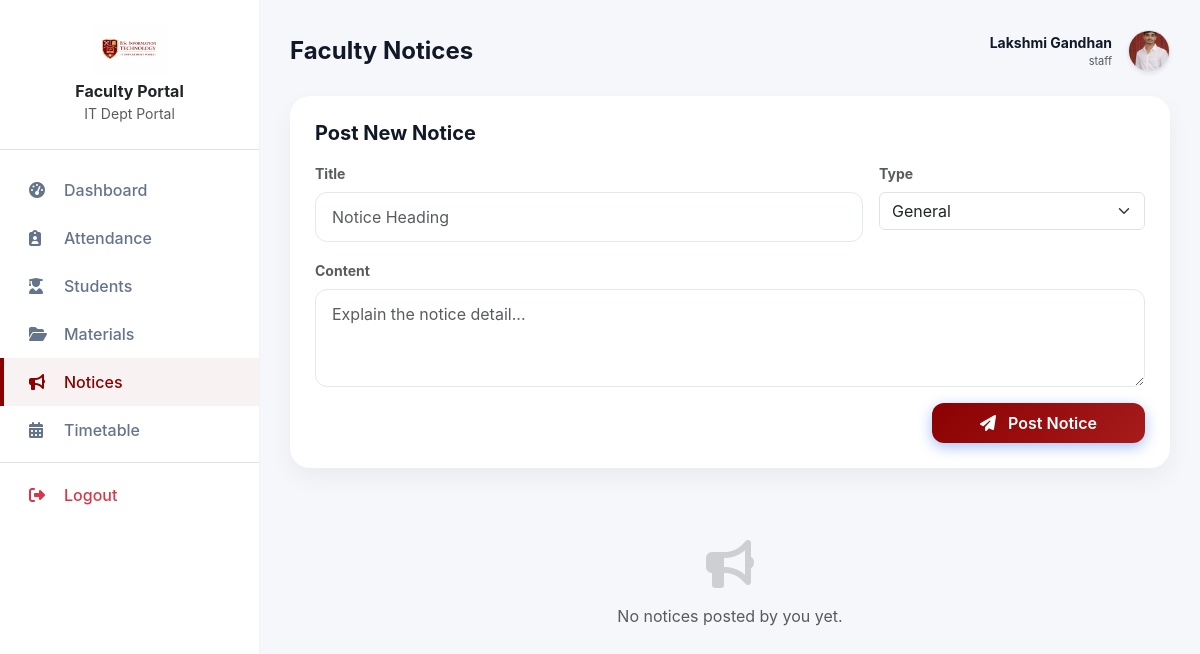
The app's page /faculty/notices/ (signed in) with its own data.
### models.py (models this page shows)
class Faculty(SQLModel, table=True):
    id: Optional[int] = Field(default=None, primary_key=True)
    name: str
    designation: str
    email: str = Field(unique=True, index=True)
    phone: str
    subject: str = Field(default="General")
    department: str = Field(default="IT")
    username: str = Field(unique=True, index=True, default=None)
    password_hash: str = Field(default="")
    role: str = Field(default="faculty")
    photo: Optional[str] = None
    created_at: datetime = Field(default_factory=datetime.utcnow)

### routers/faculty_notices.py (the view)
@router.get("/")
def list_notices(
    request: Request,
    db: Session = Depends(get_session),
    faculty: Faculty = Depends(get_current_faculty)
):
    notices = db.exec(select(Notice).where(Notice.posted_by == str(faculty.id))).all()
    return templates.TemplateResponse("faculty/notices.html", {
        "request": request,
        "faculty": faculty,
        "notices": notices,
        "active_page": "notices"
    })

### templates/faculty/notices.html (shortened to what this page needs)
{% extends "faculty/faculty_base.html" %}
{% block header %}Faculty Notices{% endblock %}
{% block faculty_content %}
<div class="glass-card p-4 mb-4">
    <h5 class="fw-bold mb-3">Post New Notice</h5>
    <form action="/faculty/notices/post" method="post" class="row g-3">
        <div class="col-md-8">
            <label class="form-label small fw-bold text-muted">Title</label>
            <input type="text" name="title" class="form-control" placeholder="Notice Heading" required>
        </div>
        <div class="col-md-4">
            <label class="form-label small fw-bold text-muted">Type</label>
            <select name="type" class="form-select">
                <option value="General">General</option>
            </select>
        </div>
        <div class="col-12">
            <label class="form-label small fw-bold text-muted">Content</label>
            <textarea name="content" class="form-control" rows="3" placeholder="Explain the notice detail..." required></textarea>
        </div>
        <div class="col-12 text-end">
            <button type="submit" class="btn btn-gradient px-5 py-2"><i class="fa-solid fa-paper-plane me-2"></i> Post Notice</button>
        </div>
    </form>
</div>
<div class="row g-4">
    {% for notice in notices %}
    <div class="col-md-6">
        <div class="glass-card p-4 h-100 position-relative">
            <div class="d-flex justify-content-between align-items-center mb-2">
                <span class="badge bg-primary bg-opacity-10 text-primary">{{ notice.type }}</span>
                <span class="text-muted small"><i class="fa-regular fa-clock me-1"></i> {{ notice.date_posted.strftime('%d %b') }}</span>
            </div>
            <h5 class="fw-bold text-dark">{{ notice.title }}</h5>
            <p class="text-muted small mb-3">{{ notice.content }}</p>
            <div class="text-end">
                <a href="/faculty/notices/delete/{{ notice.id }}" class="text-danger small text-decoration-none hover-lift d-inline-block" onclick="return confirm('Remove this notice?')">
                    <i class="fa-solid fa-trash me-1"></i> Delete
                </a>
            </div>
        </div>
    </div>
    {% else %}
    <div class="col-12 text-center py-5 text-muted">
        <i class="fa-solid fa-bullhorn fa-3x mb-3 opacity-25"></i>
        <p>No notices posted by you yet.</p>
    </div>
    {% endfor %}
</div>
{% endblock %}

### templates/faculty/faculty_base.html (shortened to what this page needs)
<!DOCTYPE html>
<html lang="en">
<head>
    <link href="https://cdn.jsdelivr.net/npm/bootstrap@5.3.0/dist/css/bootstrap.min.css" rel="stylesheet">
    <link rel="stylesheet" href="/static/css/style.css">
    <link rel="stylesheet" href="https://cdnjs.cloudflare.com/ajax/libs/font-awesome/6.4.0/css/all.min.css">
</head>
<body>
    <div class="faculty-sidebar" id="facultySidebar">
        <div class="p-4 border-bottom text-center">
            <img src="/static/images/crest.png" alt="." style="max-height: 50px;" class="mb-2">
            <h6 class="fw-bold text-dark mb-0">Faculty Portal</h6>
            <small class="text-muted">IT Dept Portal</small>
        </div>
        <div class="py-3">
            <a href="/faculty/dashboard" class="nav-link-custom {% if active_page == 'dashboard' %}active{% endif %}">
                <i class="fa-solid fa-gauge-high"></i> Dashboard
            </a>
            <a href="/faculty/attendance" class="nav-link-custom {% if active_page == 'attendance' %}active{% endif %}">
                <i class="fa-solid fa-clipboard-user"></i> Attendance
            </a>
            <a href="/faculty/students" class="nav-link-custom {% if active_page == 'students' %}active{% endif %}">
                <i class="fa-solid fa-user-graduate"></i> Students
            </a>
            <a href="/faculty/materials" class="nav-link-custom {% if active_page == 'materials' %}active{% endif %}">
                <i class="fa-solid fa-folder-open"></i> Materials
            </a>
            <a href="/faculty/notices" class="nav-link-custom {% if active_page == 'notices' %}active{% endif %}">
                <i class="fa-solid fa-bullhorn"></i> Notices
            </a>
            <a href="/faculty/timetable" class="nav-link-custom {% if active_page == 'timetable' %}active{% endif %}">
                <i class="fa-solid fa-calendar-days"></i> Timetable
            </a>
            <div class="border-top my-2"></div>
            <a href="/faculty-auth/logout" class="nav-link-custom text-danger">
                <i class="fa-solid fa-right-from-bracket"></i> Logout
            </a>
        </div>
    </div>
    <div class="faculty-main">
        <div class="d-flex justify-content-between align-items-center mb-4">
            <div class="d-flex align-items-center">
                <h4 class="fw-bold mb-0">{% block header %}{% endblock %}</h4>
            </div>
            <div class="d-flex align-items-center gap-3">
                <div class="text-end d-none d-sm-block">
                    <div class="fw-bold small">{{ faculty.name }}</div>
                    <div class="text-muted small" style="font-size: 11px;">{{ faculty.designation }}</div>
                </div>
                {% if faculty.photo %}
                <img src="/{{ faculty.photo }}" alt="." class="rounded-circle border shadow-sm" style="width: 42px; height: 42px; object-fit: cover;">
                {% else %}
                <div class="bg-primary bg-opacity-10 text-primary rounded-circle d-flex align-items-center justify-content-center border" style="width: 42px; height: 42px;">
                    <i class="fa-solid fa-user"></i>
                </div>
                {% endif %}
            </div>
        </div>
        {% block faculty_content %}{% endblock %}
    </div>
</body>
</html>

### static/css/style.css (style rules this page uses)
:root { --bg-color: #F5F7FA; --primary-blue: #8B0000; --dark-header: #0F172A; --grad-start: #8B0000; --grad-end: #A61B1B; --text-main: #111827; --card-bg: #FFFFFF; --shadow-soft: 0 10px 25px rgba(0, 0, 0, 0.05); --shadow-hover: 0 20px 40px rgba(0, 0, 0, 0.1); --radius-card: 20px; --radius-btn: 12px; }
body { font-family: -apple-system, BlinkMacSystemFont, "Segoe UI", Roboto, Helvetica, Arial, sans-serif, "Apple Color Emoji", "Segoe UI Emoji", "Segoe UI Symbol"; background-color: var(--bg-color); color: var(--text-main); -webkit-font-smoothing: antialiased; min-height: 100vh; margin: 0; padding: 0; }
.glass-card { background: var(--card-bg); border-radius: var(--radius-card); box-shadow: var(--shadow-soft); border: 1px solid rgba(255, 255, 255, 0.5); transition: transform 0.3s cubic-bezier(0.4, 0, 0.2, 1), box-shadow 0.3s ease; overflow: hidden; }
.btn-gradient { background: linear-gradient(135deg, var(--grad-start), var(--grad-end)); color: #fff; border: none; border-radius: var(--radius-btn); padding: 10px 24px; font-weight: 600; transition: all 0.3s ease; box-shadow: 0 4px 14px rgba(37, 99, 235, 0.4); }
.form-control { border-radius: 12px; padding: 12px 16px; border: 1px solid #e2e8f0; transition: border-color 0.2s, box-shadow 0.2s; }

### templates/faculty/faculty_base.html (style rules this page uses)
.faculty-sidebar { width: 260px; background: #fff; height: 100vh; position: fixed; left: 0; top: 0; border-right: 1px solid rgba(0,0,0,0.05); z-index: 1000; overflow-y: auto; }
.faculty-main { margin-left: 260px; padding: 30px; background: #F5F7FA; min-height: 100vh; }
.nav-link-custom { padding: 12px 25px; color: #64748b; font-weight: 500; display: flex; align-items: center; border-left: 4px solid transparent; transition: all 0.2s; text-decoration: none; }
.nav-link-custom:hover, .nav-link-custom.active { color: #8B0000; background: rgba(139, 0, 0, 0.05); border-left-color: #8B0000; }
.nav-link-custom i { width: 25px; margin-right: 10px; }

### records on screen
Faculty: name "Lakshmi Gandhan", designation "staff", photo (picture)
